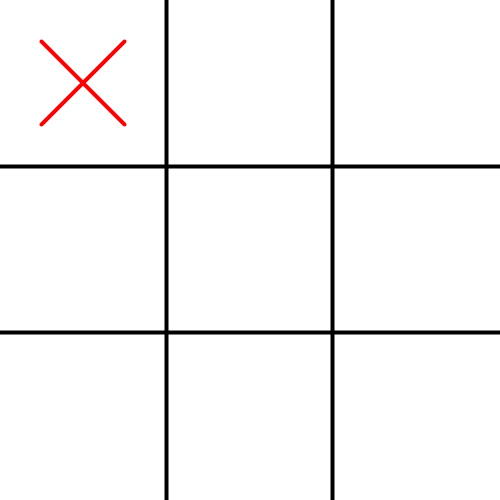
Frame 1 (no input)
Frame 60 (the mouse pressed at the canvas centre just before this capture): identical to frame 1, image omitted
Frame 120 (the mouse held since frame 60 and released just before this capture): identical to frame 1, image omitted

The Processing sketch that drew this single still picture (run headless with seeded random() and noise(); from frame 60 on, the mouse is pressed at the canvas centre):

// Processing sketch: tic_tac_toe
// ── tic_tac_toe.pde
void setup() {
  size(500, 500);
  drawBoard();
  computerTurn();
}
  
void draw() {
}

  boolean gameOver = false;
  
void keyPressed() {
  if (gameOver) {
    println("The game has ended.");
    return;
  }
  
  int index = key - '0';
  if (index < 0 || index > 8) {
    println("Invalid key pressed. Please use keys 0–8.");
    return;
  }

  if (board[index] != ' ') {
    println("That square is already taken.");
    return;
  }

  makeMove(index, 'O');
  drawBoard();

  if (checkWin('O')) {
    println("You win!");
    gameOver = true;
    return;
  } else if (isBoardFull()) {
    println("No one has won.");
    gameOver = true;
    return;
  }
   
  computerTurn();
}

// ── board.pde
void makeMove(int index, char player) {
  board[index] = player;
}

char[] board = {' ', ' ', ' ', ' ', ' ', ' ', ' ', ' ', ' '};

boolean checkWin(char player) {
  int[][] wins = {
    {0,1,2}, {3,4,5}, {6,7,8},
    {0,3,6}, {1,4,7}, {2,5,8},
    {0,4,8}, {2,4,6}
  };

  for (int[] win : wins) {
    if (board[win[0]] == player &&
        board[win[1]] == player &&
        board[win[2]] == player) {
      return true;
    }
  }
  return false;
}

boolean isBoardFull() {
  for (char c : board) {
    if (c == ' ') return false;
  }
  return true;
}

void computerTurn() {
  if (gameOver) return;

  for (int i = 0; i < 9; i++) {
    if (board[i] == ' ') {
      makeMove(i, 'X');
      drawBoard();
      println("Game in play.");
      if (checkWin('X')) {
        println("Computer wins!");
        gameOver = true;
      } else if (isBoardFull()) {
        println("No one has won.");
        gameOver = true;
      }
      break;
    }
  }
}

// ── constants.pde
final int GRID_SIZE = 3;
final int CELL_SIZE = 500 / GRID_SIZE;

// ── shapes.pde
void drawBoard () {
  background(255);
  stroke(0);
  strokeWeight(4);

  for (int i = 1; i < GRID_SIZE; i++) {
    line(i * CELL_SIZE, 0, i * CELL_SIZE, height);
    line(0, i * CELL_SIZE, width, i * CELL_SIZE);
  }

  for (int i = 0; i < 9; i++) {
    int row = i / GRID_SIZE;
    int col = i % GRID_SIZE;
    float x = col * CELL_SIZE + CELL_SIZE / 2;
    float y = row * CELL_SIZE + CELL_SIZE / 2;

    if (board[i] == 'X') {
      drawX(x, y);
    } else if (board[i] == 'O') {
      drawO(x, y);
    }
  }
}

void drawX(float x, float y) {
  float offset = CELL_SIZE * 0.25;
  stroke(255, 0, 0);
  line(x - offset, y - offset, x + offset, y + offset);
  line(x - offset, y + offset, x + offset, y - offset);
}

void drawO(float x, float y) {
  float radius = CELL_SIZE * 0.4;
  noFill();
  stroke(0, 0, 255);
  ellipse(x, y, radius, radius);
}
